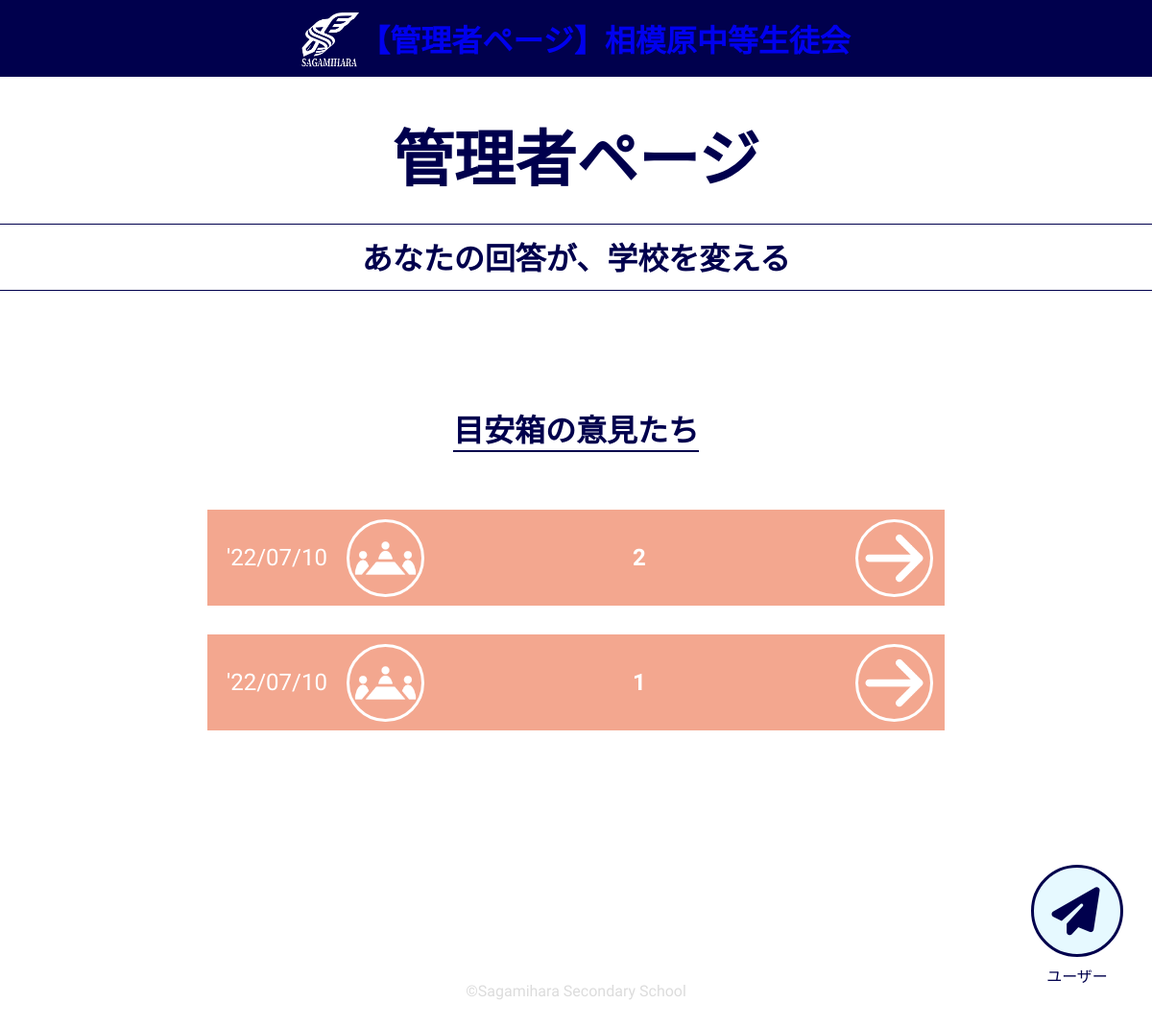
/owner, run on the app's committed database.
### meyasubako/models.py (models this page shows, shortened)
class Opinion(models.Model):
  title = models.CharField(max_length=16)
  content = models.CharField(max_length=10000)
  who = models.CharField(max_length=50)
  student_number = models.IntegerField()
  date_added = models.DateTimeField(auto_now_add=True)
  status = models.IntegerField(default=1)

### meyasubako/views.py (the view)
# urls.py: path('owner',views.owner,name='owner'),
def owner(request):
  opinions = Opinion.objects.order_by('date_added').reverse()
  context = {'opinions':opinions}
  return render(request,'meyasubako/owner/owner.html',context)

### meyasubako/templates/meyasubako/owner/owner.html
{% extends 'meyasubako/owner/owner_view.html' %}
{% load static %}
{% block content %}
<div id="emotional_message">
  <h1>管理者ページ</h1>
  <h2>あなたの回答が、学校を変える</h2>
</div>
<main>
  <section class="timelines">
    <h1 class="title" style="margin-top: 120px;">目安箱の意見たち</h1>
    {% for opinion in opinions %}
    <a href="{% url 'meyasubako:answer' opinion.id %}" class="arrowa">
    <div class="timeline{{opinion.status}}">
      <p class="date_added">'{{opinion.date_added|date:'y/m/d'}}</p>
      <div class="bottom">
      {% if opinion.status == 1 %}
        <img src="{% static 'images/discuss.png' %}" alt="先生方" class="teachers">
        {% elif opinion.status == 2 %}
        <img src="{% static 'images/teacher.png' %}" alt="先生方" class="teachers">
        {% else %}
        <img src="{% static 'images/check.png' %}" alt="先生方" class="teachers">
        {% endif %}
        <h1 class="opinion_title">{{opinion.title}}</h1>
        <img src="{% static 'images/arrow.png' %}" alt="先生方" class="arrow">
      </div>
    </div>
    </a>
    {% empty %}
    <p>意見はまだありません</p>
    {% endfor %}
  </section>
</main>
{% endblock content %}

### meyasubako/static/css/view.css (style rules this page uses)
body { color: #00004d; font-family: 'M PLUS Rounded 1c', sans-serif; margin: 0; }
main { width: 64%; margin: auto; margin-top: 80px; min-height: 75vh; }
#emotional_message { text-align: center; margin-top: 130px; }
#emotional_message h1 { font-size: 4rem; line-height: 1.2; margin-bottom: 0; }
#emotional_message h2 { font-size: 2rem; font-family: 'Yomogi', cursive; padding-top: 10px; padding-bottom: 12px; width: 100%; border: #00004d; border-top: solid; border-bottom: solid; border-width: 1px; }
.title { width: fit-content; text-align: center; border: #00004d; border-bottom: solid; border-width: 2px; margin: auto; margin-bottom: 60px; font-size: 2rem; }
.bottom { display: flex; align-items: center; width: 100%; position: relative; z-index: 2; }
.timeline1 { background-color: #f3a78f; display: flex; margin-top: 30px; align-items: center; height: 100px; color: white; }
.date_added { font-size: 1.5rem; margin-left: 20px; margin-right: 20px; }
.teachers { border: solid; border-color: white; border-radius: 50%; border-width: 3px; width: 12%; }
section { margin-bottom: 80px; }
.arrow { border-radius: 50%; border: solid; border-width: 3px; border-color: white; width: 12%; position: absolute; right: 2%; z-index: 7; padding: 0; }
.arrowa { display: block; margin: auto; }
.opinion_title { text-align: center; color: white; font-size: 1.5rem; width: 72%; }
.timelines a { color: white; text-decoration: none; }
::placeholder { font-family: 'M PLUS Rounded 1c', sans-serif; }

### data on the page
Opinion: date_added "22/07/10", status 1 (drawn), title "2"
Opinion: date_added "22/07/10", status 1 (drawn), title "1"
